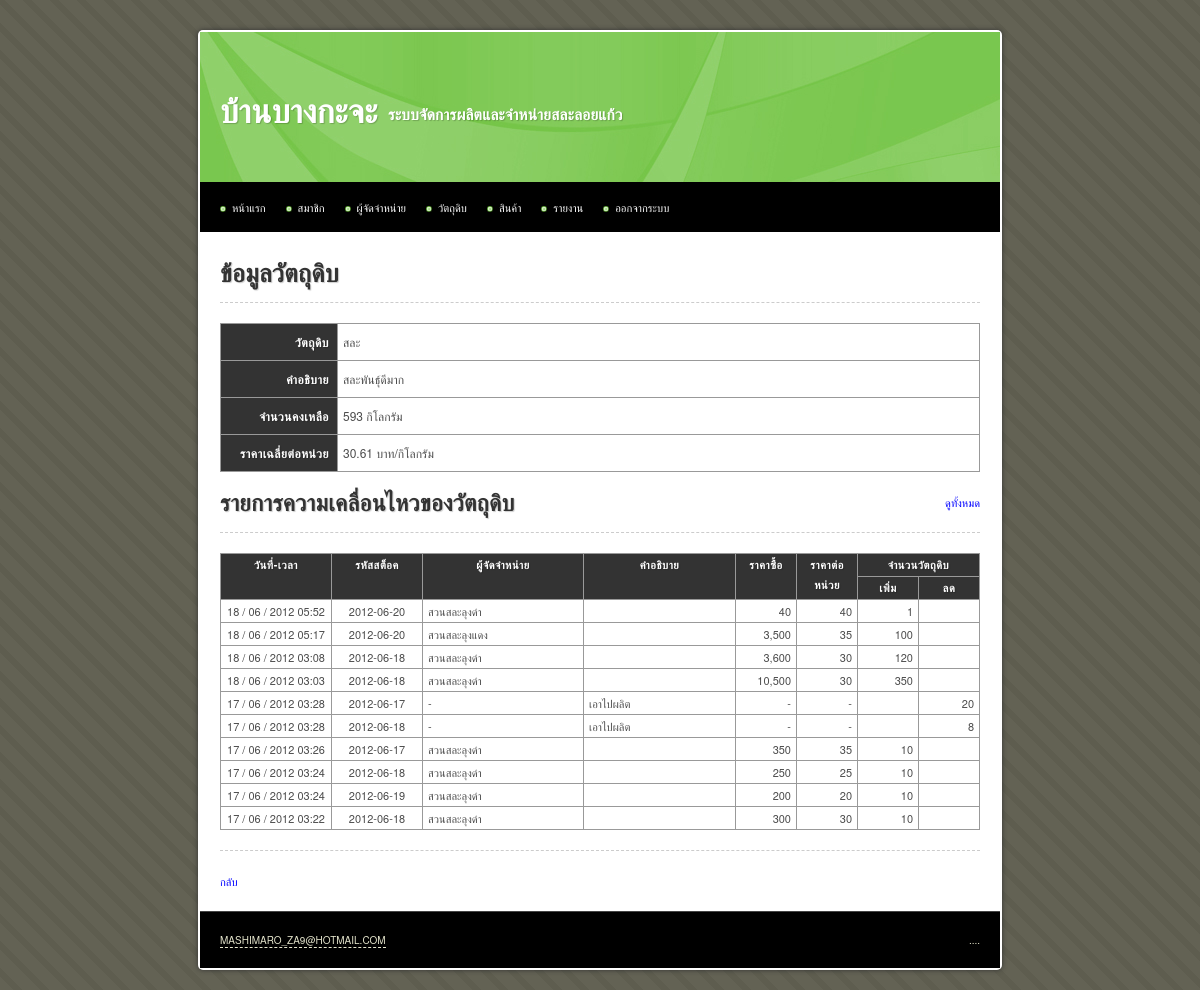
Before: /main/material_view.php?id=30 (signed in) with the older database file.
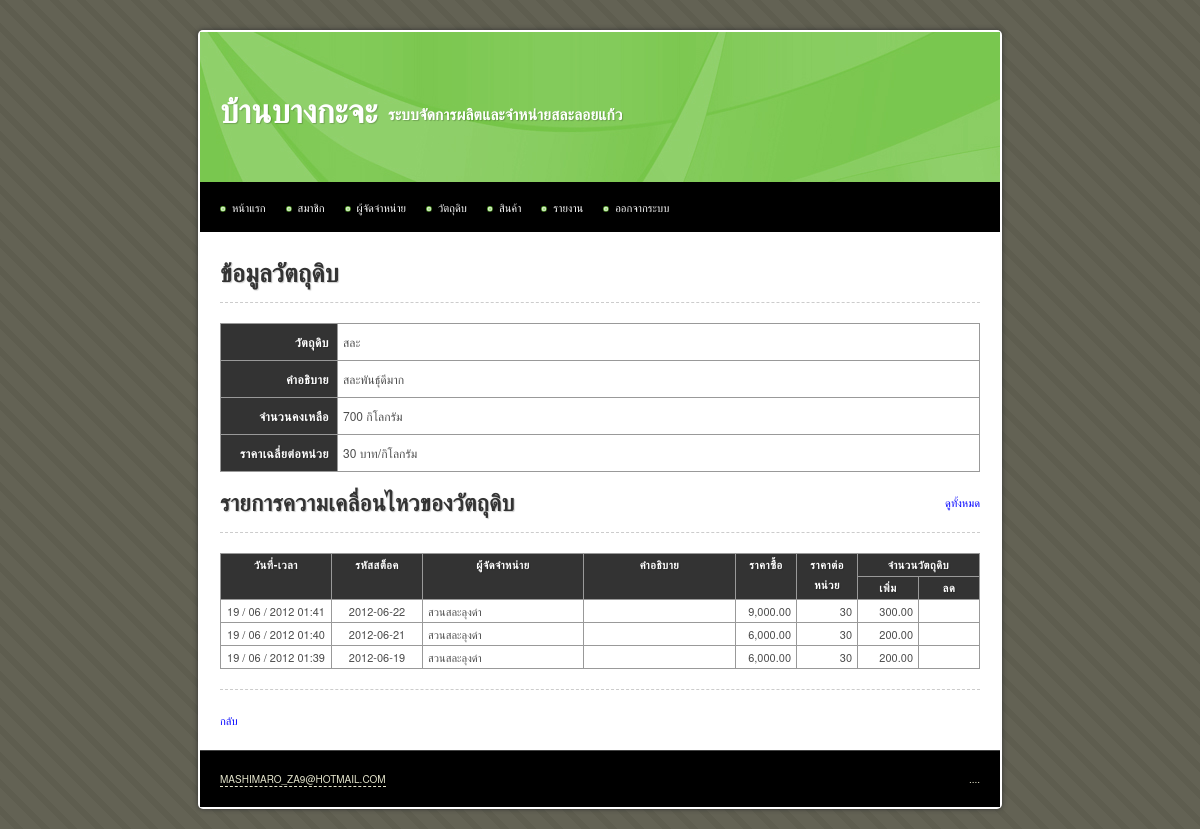
After: the same page with the newer database file.
### tables this page shows
CREATE TABLE IF NOT EXISTS `material` (
  `id` int(10) unsigned NOT NULL AUTO_INCREMENT,
  `name` varchar(255) NOT NULL,
  `total` int(10) NOT NULL,
  `description` text,
  `stock_min` int(10) unsigned NOT NULL DEFAULT '0',
  `stock_max` int(10) unsigned NOT NULL DEFAULT '0',
  `unit` varchar(255) NOT NULL,
  `date_create` datetime NOT NULL,
  `date_update` timestamp NOT NULL DEFAULT CURRENT_TIMESTAMP,
  `date_update_transaction` datetime DEFAULT NULL,
  PRIMARY KEY (`id`)
);

CREATE TABLE IF NOT EXISTS `material_transaction` (
  `id_material` int(10) unsigned NOT NULL,
  `id_supplier` int(10) unsigned DEFAULT NULL,
  `id_production_log` int(10) unsigned DEFAULT NULL,
  `stock_code` char(10) DEFAULT NULL,
  `description` text,
  `amount` decimal(10,2) unsigned NOT NULL DEFAULT '0.00',
  `quantity` decimal(10,2) NOT NULL DEFAULT '0.00',
  `date_create` timestamp NOT NULL DEFAULT CURRENT_TIMESTAMP,
  KEY `id_material` (`id_material`),
  KEY `FK_material_transaction_supplier` (`id_supplier`),
  CONSTRAINT `FK_material_transaction_material` FOREIGN KEY (`id_material`) REFERENCES `material` (`id`) ON DELETE CASCADE ON UPDATE CASCADE,
  CONSTRAINT `FK_material_transaction_supplier` FOREIGN KEY (`id_supplier`) REFERENCES `supplier` (`id`) ON UPDATE CASCADE
);

CREATE TABLE IF NOT EXISTS `supplier` (
  `id` int(10) unsigned NOT NULL AUTO_INCREMENT,
  `name` varchar(255) NOT NULL,
  `address` varchar(255) DEFAULT NULL,
  `tel` varchar(255) NOT NULL,
  `fax` varchar(255) DEFAULT NULL,
  `contact` varchar(255) NOT NULL,
  `contact_tel` varchar(255) NOT NULL,
  `date_create` datetime NOT NULL,
  `date_update` timestamp NOT NULL DEFAULT CURRENT_TIMESTAMP ON UPDATE CURRENT_TIMESTAMP,
  PRIMARY KEY (`id`)
);

### iic_tools/helpers/iic_utilities_helper.php (called while the page is built, shortened)
<?php
function change_date_format($date, $old_separator = "-", $old_format = 'y-m-d', $new_separator = " / ", $new_format = "d-m-y")
{
	@list($_old_format_path1, $_old_format_path2, $_old_format_path3) = explode('-', $old_format);
	@list($_date_path[$_old_format_path1], $_date_path[$_old_format_path2], $_date_path[$_old_format_path3]) = explode($old_separator, $date);
	@list($_new_format_path1, $_new_format_path2, $_new_format_path3) = explode('-', $new_format);
	$_new_date = $_date_path[$_new_format_path1].$new_separator.$_date_path[$_new_format_path2].$new_separator.$_date_path[$_new_format_path3];
	return $_new_date;
}
function change_date_time_format($date_time)
{
	@list($_date, $_time) = explode(" ", $date_time);
	$_new_date		= change_date_format($_date);
	$_new_date_time = $_new_date.' '.substr($_time, 0, 5);
	return $_new_date_time;
}
function remove_comma($number, $decimal = 0)
{
	$_int		= 0;
	$_decimal	= '';
	if(count(explode (".", $number)) > 1)
	{
		list($_int, $_decimal) = explode (".", $number);
	}
	else
	{
		$_int = ($number == '') ? 0 : $number;
	}
	$_int = explode (',', $_int);
	$_int = implode ($_int);
	$_new_number = $_int.$_decimal;
	return $_new_number;
}
function add_comma($number, $decimal = 0)
{
	$_sign		= '';
	$_int		= 0;
	$_decimal	= '';
	if(count(explode (".", $number)) > 1)
	{
		list($_int, $_decimal) = explode (".", $number);
	}
	else
	{
		$_int = ($number == '') ? 0 : $number;
	}
	$_int = remove_comma($_int);
	if(($_decimal == '' && $decimal > 0) || ($_decimal != ''))
	{
		$_decimal = '.'.$_decimal;
	}
	else if(strlen($_decimal) > 0)
	{
		$_decimal = '.'.$_decimal;
	}
	if($_int < 0)
	{
		$_sign = '-';
		$_int = str_replace('-', '', $_int);
	}
	else
	{
		$_sign = '';
	}
	$_total_loop = (strlen($_int) > 3) ? floor(strlen($_int) / 3) : 0;
	for($_loop = $_total_loop; $_loop > 0; $_loop--)
	{
		$_length = (3 * $_loop) * -1;
		$_int = substr_replace($_int, ',', $_length, 0 );
	}
	$_new_number = $_sign.$_int.$_decimal;
	return $_new_number;
}

### main/material_view.php (the view, shortened to what the changed rows need)
<?php
$sql = 'SELECT *
		FROM material
		WHERE id = '.$_GET['id'];
$query = mysql_query($sql) or die(mysql_error());
$data = mysql_fetch_array($query);
$total_stock_remain = 0;
$total_stock_value = 0;
$sql = 'SELECT
			stock_code,
			SUM(quantity) AS "material_remain",
			ROUND(SUM(amount) / (SELECT SUM(quantity)
									FROM material_transaction
									WHERE
										quantity > 0
										AND stock_code = t1.stock_code
										AND id_material = t1.id_material
								), 2) AS "average_price_per_unit"
		FROM material_transaction AS t1
		WHERE id_material = '.$_GET['id'].'
		GROUP BY stock_code';
$query = mysql_query($sql) or die(mysql_error());
while($data_cost = mysql_fetch_array($query))
{
	$total_stock_remain += $data_cost['material_remain'];
	$total_stock_value += $data_cost['material_remain'] * $data_cost['average_price_per_unit'];
}
$average_cost_per_unit = round($total_stock_value/$total_stock_remain, 2);
?>
<!DOCTYPE html PUBLIC "-//W3C//DTD XHTML 1.0 Transitional//EN" "http://www.w3.org/TR/xhtml1/DTD/xhtml1-transitional.dtd">
<html xmlns="http://www.w3.org/1999/xhtml">
<head>
<?php include("inc.css.php"); ?>
</head>
<body>
<div id="container">
	<?php include("inc.header.php"); ?>
	<div id="content">
		<h1>ข้อมูลวัตถุดิบ</h1>
		<table id="material_description" class="text_12">
			<tr>
				<th>วัตถุดิบ</th>
				<td><?php echo $data['name'] ?></td>
			</tr>
			<tr>
				<th>คำอธิบาย</th>
				<td><?php echo $data['description'] ?></td>
			</tr>
			<tr>
				<th>จำนวนคงเหลือ</th>
				<td><?php echo add_comma($data['total']) ?> <?php echo $data['unit'] ?></td>
			</tr>
			<tr>
				<th>ราคาเฉลี่ยต่อหน่วย</th>
				<td><?php echo add_comma($average_cost_per_unit) ?> บาท/<?php echo $data['unit'] ?></td>
			</tr>
		</table>
		<h2>รายการความเคลื่อนไหวของวัตถุดิบ</h2>
		<table width="100%">
			<tr>
				<th rowspan="2" width="100">วันที่-เวลา</th>
				<th rowspan="2" width="80">รหัสสต็อค</th>
				<th rowspan="2" width="150">ผู้จัดจำหน่าย</th>
				<th rowspan="2">คำอธิบาย</th>
				<th rowspan="2" width="50">ราคาซื้อ</th>
				<th rowspan="2" width="50">ราคาต่อหน่วย</th>
				<th colspan="2">จำนวนวัตถุดิบ</th>
			</tr>
			<tr>
				<th width="50">เพิ่ม</th>
				<th width="50">ลด</th>
			</tr>
			<?php
			$sql = 'SELECT
						material_transaction.date_create,
						material_transaction.stock_code,
						name,
						description,
						amount,
						quantity
					FROM material_transaction
					LEFT JOIN supplier
					ON material_transaction.id_supplier = supplier.id
					WHERE
						material_transaction.id_material = '.$_GET['id'].'
					ORDER BY
						material_transaction.date_create DESC
					LIMIT 10';
			$query = mysql_query($sql) or die(mysql_error());
			$query_rows = mysql_num_rows($query);
			if($query_rows > 0)
			{
				while($data = mysql_fetch_array($query))
				{
					$cost_per_unit = add_comma(round($data['amount']/abs($data['quantity']), 2));
					if($data['quantity'] > 0)
					{
						$deposit   = add_comma($data['quantity']);
						$withdraw  = '';
						$data['amount'] = add_comma($data['amount']);
					}
					else
					{
						$deposit   = '';
						$withdraw  = add_comma(abs($data['quantity']));
						$data['name'] = '-';
						$data['amount'] = '-';
						$cost_per_unit = '-';
					}
					echo '<tr>
							  <td class="center nowarp">'.change_date_time_format($data['date_create']).'</td>
							  <td class="center nowarp">'.$data['stock_code'].'</td>
							  <td>'.$data['name'].'</td>
							  <td>'.$data['description'].'</td>
							  <td class="right">'.$data['amount'].'</td>
							  <td class="right">'.$cost_per_unit.'</td>
							  <td class="right">'.$deposit.'</td>
							  <td class="right">'.$withdraw.'</td>
						  </tr>';
				}
			}
			else
			{
				echo '<tr><td colspan="7" class="center">ไม่มีข้อมูล</td></tr>';
			}
			?>
		</table>
	</div>
</div>
</body>
</html>

Changed rows visible on the page:
removed material_transaction: date_create "18 / 06 / 2012 05:52", stock_code "2012-06-20", id_supplier.name "สวนสละลุงดำ", amount "40", quantity "1"
removed material_transaction: date_create "18 / 06 / 2012 05:17", stock_code "2012-06-20", id_supplier.name "สวนสละลุงแดง", amount "3,500", cost_per_unit "35", quantity "100"
removed material_transaction: date_create "18 / 06 / 2012 03:08", stock_code "2012-06-18", id_supplier.name "สวนสละลุงดำ", amount "3,600", cost_per_unit "30", quantity "120"
removed material_transaction: date_create "18 / 06 / 2012 03:03", stock_code "2012-06-18", id_supplier.name "สวนสละลุงดำ", amount "10,500", cost_per_unit "30", quantity "350"
removed material_transaction: date_create "17 / 06 / 2012 03:28", stock_code "2012-06-17", name "-", description "เอาไปผลิต", amount "-", quantity "-", quantity "20"
removed material_transaction: date_create "17 / 06 / 2012 03:28", stock_code "2012-06-18", name "-", description "เอาไปผลิต", amount "-", quantity "-", quantity "8"
removed material_transaction: date_create "17 / 06 / 2012 03:26", stock_code "2012-06-17", id_supplier.name "สวนสละลุงดำ", amount "350", cost_per_unit "35", quantity "10"
removed material_transaction: date_create "17 / 06 / 2012 03:24", stock_code "2012-06-18", id_supplier.name "สวนสละลุงดำ", amount "250", cost_per_unit "25", quantity "10"
removed material_transaction: date_create "17 / 06 / 2012 03:24", stock_code "2012-06-19", id_supplier.name "สวนสละลุงดำ", amount "200", cost_per_unit "20", quantity "10"
removed material_transaction: date_create "17 / 06 / 2012 03:22", stock_code "2012-06-18", id_supplier.name "สวนสละลุงดำ", amount "300", cost_per_unit "30", quantity "10"
changed material "สละ": total "593" → "700"
added material_transaction: date_create "19 / 06 / 2012 01:41", stock_code "2012-06-22", id_supplier.name "สวนสละลุงดำ", amount "9,000.00", cost_per_unit "30", quantity "300.00"
added material_transaction: date_create "19 / 06 / 2012 01:40", stock_code "2012-06-21", id_supplier.name "สวนสละลุงดำ", amount "6,000.00", cost_per_unit "30", quantity "200.00"
added material_transaction: date_create "19 / 06 / 2012 01:39", stock_code "2012-06-19", id_supplier.name "สวนสละลุงดำ", amount "6,000.00", cost_per_unit "30", quantity "200.00"
Other visible differences:
add_comma($average_cost_per_unit): "30.61" → "30"
